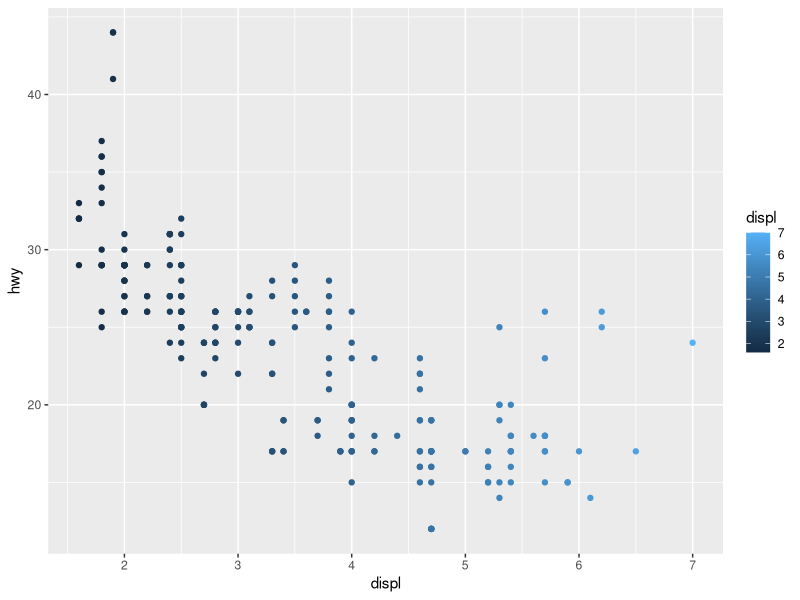
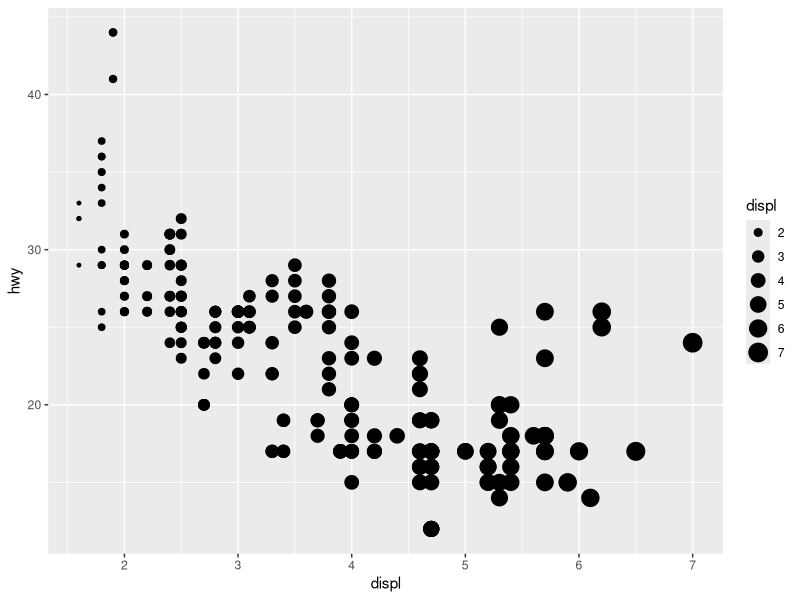
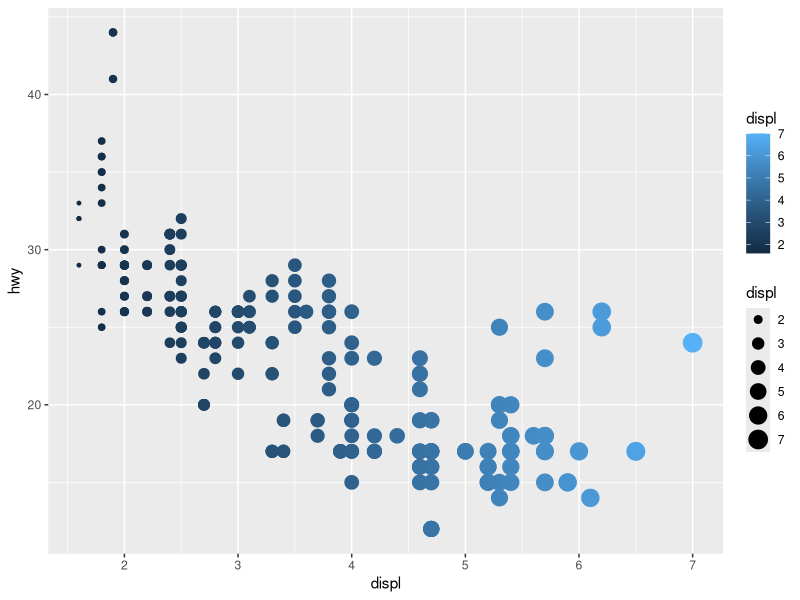
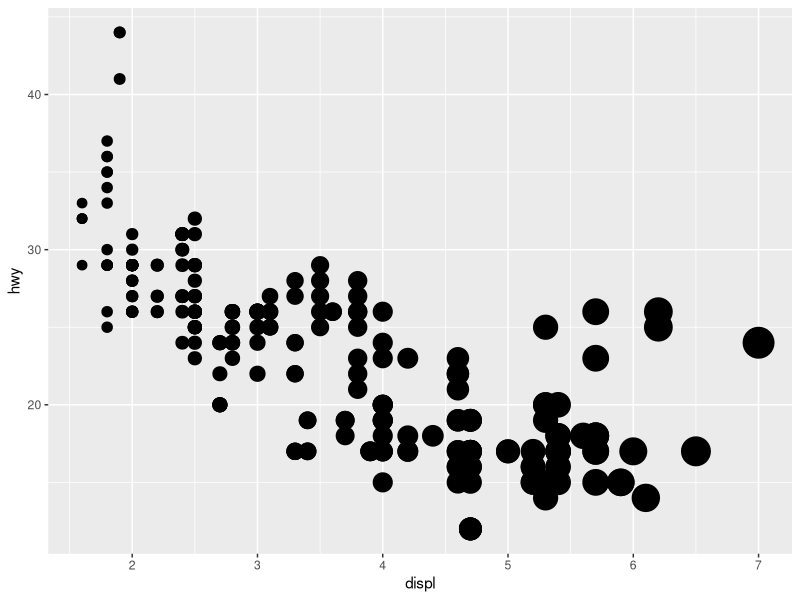
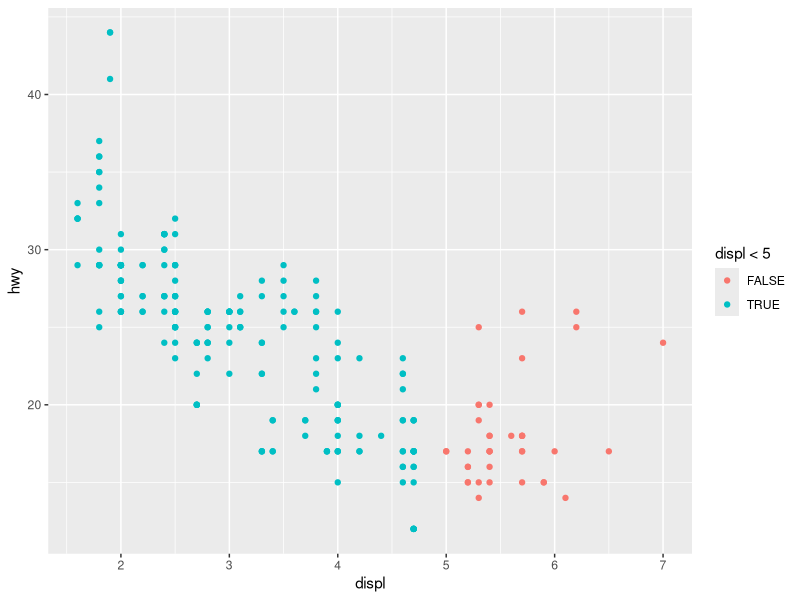

R code for these plots, in order:
## ---- chunk 1
knitr::opts_chunk$set(echo = TRUE)
## ---- chunk 2
library(ggplot2)
## ---- chunk 3
mpg
## ---- chunk 4
ggplot(data = mpg) + 
  geom_point(mapping = aes(x = displ, y = hwy, color = displ))
## ---- chunk 5
ggplot(data = mpg) + 
  geom_point(mapping = aes(x = displ, y = hwy, size = displ))
## ---- chunk 6
ggplot(data = mpg) + 
  geom_point(mapping = aes(x = displ, y = hwy, size = displ, color = displ))
## ---- chunk 7
ggplot(data = mpg) + 
  geom_point(mapping = aes(x = displ, y = hwy, stroke = displ))
## ---- chunk 8
ggplot(data = mpg) + 
  geom_point(mapping = aes(x = displ, y = hwy, color = displ < 5))
